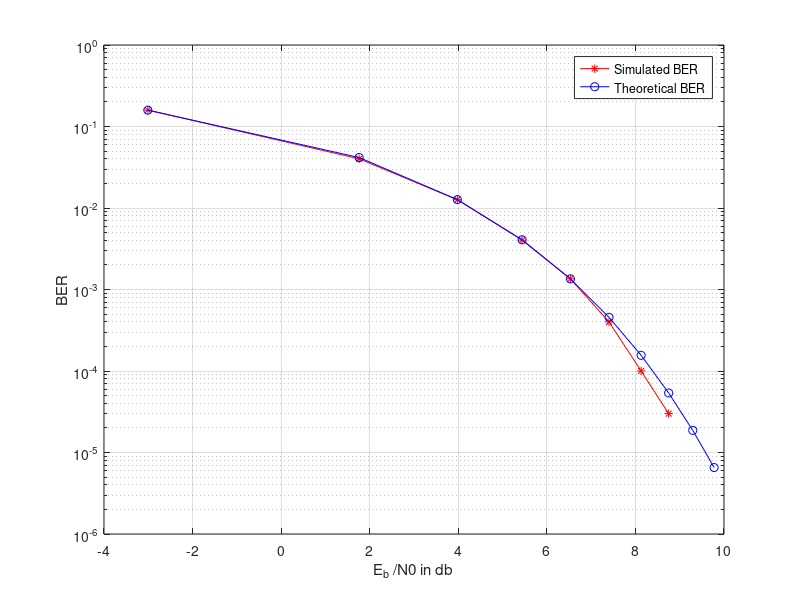

Reproduce this figure in MATLAB.
clc
clear all
close all
Eb_vector  = [1:2:20];
c = 1;

while c <=length(Eb_vector)
    N0_2 = 1; %Noise variance.
    Eb = Eb_vector(c); %Energy per bit.
    N = 1e5;

    info_bits = round(rand(1,N)); % Generates a vector of information bits
    tx_symbols = 2*info_bits-1; % Map bits to tx. symbols 0 -> -1 , 1 -> +1.

    std_dev  = sqrt(N0_2);
    noise_samp = std_dev*randn(1,N);

    rx_symbols = sqrt(Eb)*tx_symbols + noise_samp; %Received samples at the output of mathced filter.

    rec_bits = double(rx_symbols > 0); %Decision making

    Pb_sim(c) = sum(xor(info_bits,rec_bits))/N; %Compute the BER by simulation
    Pb_theo(c) = qfunc(sqrt(Eb)/std_dev);
    c = c + 1;
end

N0 = 2*N0_2;
Eb_N0_db = 10*log10(Eb_vector/N0);

semilogy(Eb_N0_db,Pb_sim,'r-*')
hold on
semilogy(Eb_N0_db,Pb_theo,'b-o')
grid on 
xlabel('E_b /N0 in db')
ylabel('BER')
legend('Simulated BER','Theoretical BER')

% N0_2 = 1; %Noise variance.
% Eb = 3; %Energy per bit.
% N = 1e5;
% 
% info_bits = round(rand(1,N)); % Generates a vector of information bits
% tx_symbols = 2*info_bits-1; % Map bits to tx. symbols 0 -> -1 , 1 -> +1.
% 
% std_dev  = sqrt(N0_2);
% noise_samp = std_dev*randn(1,N);
% 
% rx_symbols = sqrt(Eb)*tx_symbols + noise_samp; %Received samples at the output of mathced filter.
% 
% rec_bits = double(rx_symbols > 0); %Decision making
% 
% Pb_sim = sum(xor(info_bits,rec_bits))/N; %Compute the BER by simulation
% Pb_theo = qfunc(sqrt(Eb)/std_dev);